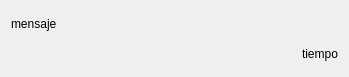
<?xml version="1.0" encoding="UTF-8"?>
<ui version="4.0">
 <class>ChatItemWidget</class>
 <widget class="QWidget" name="ChatItemWidget">
  <property name="geometry">
   <rect>
    <x>0</x>
    <y>0</y>
    <width>349</width>
    <height>77</height>
   </rect>
  </property>
  <property name="windowTitle">
   <string>Form</string>
  </property>
  <layout class="QVBoxLayout" name="verticalLayout">
   <item>
    <widget class="QLabel" name="lblMessage">
     <property name="text">
      <string>mensaje</string>
     </property>
    </widget>
   </item>
   <item alignment="Qt::AlignRight">
    <widget class="QLabel" name="lblTime">
     <property name="text">
      <string>tiempo</string>
     </property>
    </widget>
   </item>
  </layout>
 </widget>
 <resources/>
 <connections/>
</ui>
